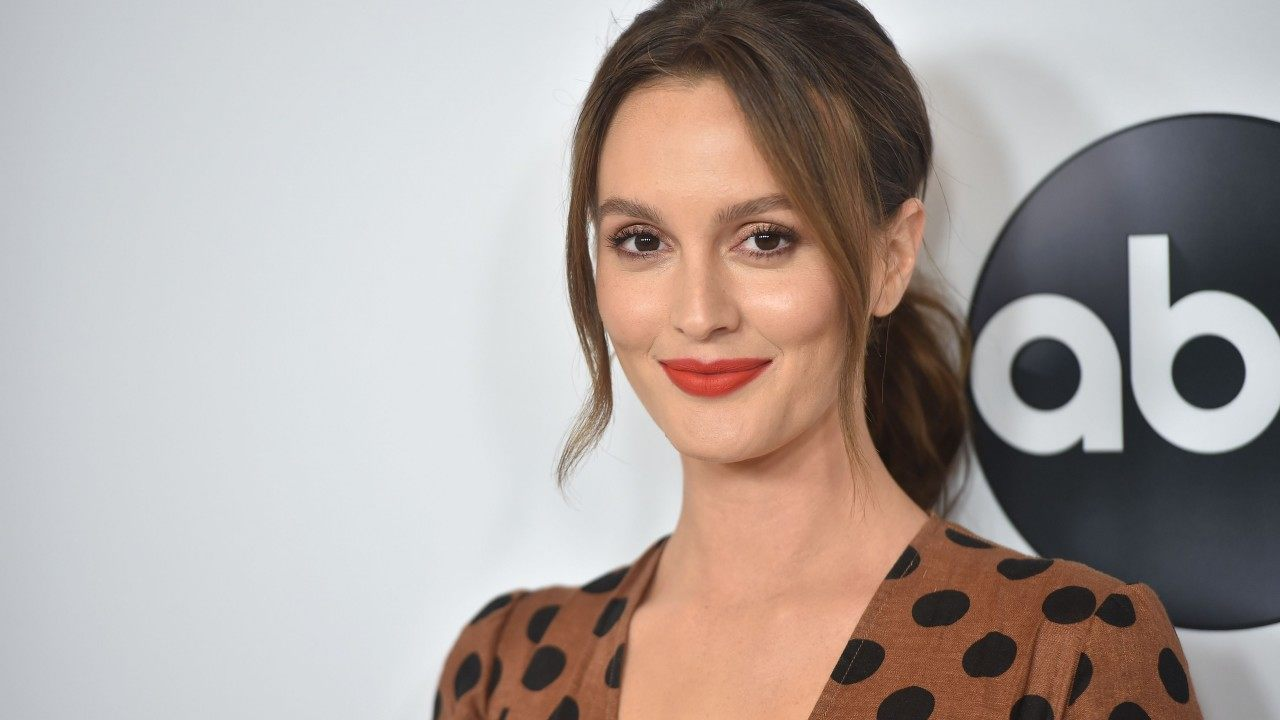
#> input picture Week5/gettyimages-1012960656.jpg, 1280 x 720 px
$ jupyter execute Day23_1.ipynb   (shell and % lines are left out)
#> lines starting #> are read from the running program, lines starting #| are printed output that depends on the picture
[cell 1]
from PIL import Image

[cell 2]
import numpy as np

[cell 3]
dir(Image) # 대문자로만 된 것 -> 상수

[cell 4]
im = Image.open('gettyimages-1012960656.jpg')
#> im is the input picture: PIL image 1280x720 RGB; mean R, G, B 173.8, 163, 158.6

[cell 5]
im

[cell 6]
dir(im)
#> Out = 147 items, first 6: '_Image__transformer', '__annotations__', '__array_interface__', '__arrow_c_array__', '__arrow_c_schema__', '__class__'

[cell 7]
im.height, im.width
#> Out = (720, 1280)

[cell 8]
imtoarr = np.array(im) # numpy 포맷으로 변환

[cell 9]
imtoarr.shape # 3 -> 3차원 데이터 ( 행: 720 - height, 열: 1280 - width, 차원: 3 - 3가지 채널(R, G, B))
#> Out = (720, 1280, 3)

[cell 10]
imtoarr.flatten() # copy 형식이라 원본은 변경되지 않고 컴퓨터가 이해할 수 있게 1차원 배열로 변환시킴

[cell 11]
s = Image.fromarray(imtoarr)

[cell 12]
s

[cell 13]
type(s)

[cell 14]
# 모든 이미지는 배열 형태로 만들어져 있어서 호환하는데 문제가 없음

[cell 15]
dir(s)
#> Out = 116 items, first 6: '_Image__transformer', '__annotations__', '__array_interface__', '__arrow_c_array__', '__arrow_c_schema__', '__class__'

[cell 16]
s.crop((0,30,50,40))

[cell 17]
s.crop((0,300,500,500))
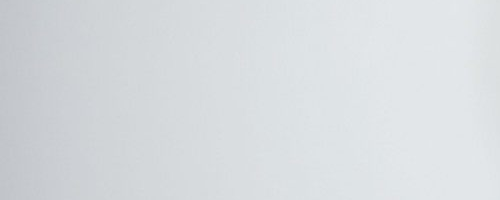
#> Out: PIL image 500x200 RGB; mean R, G, B 215.8, 219.8, 223.1

[cell 18]
s.rotate(30)
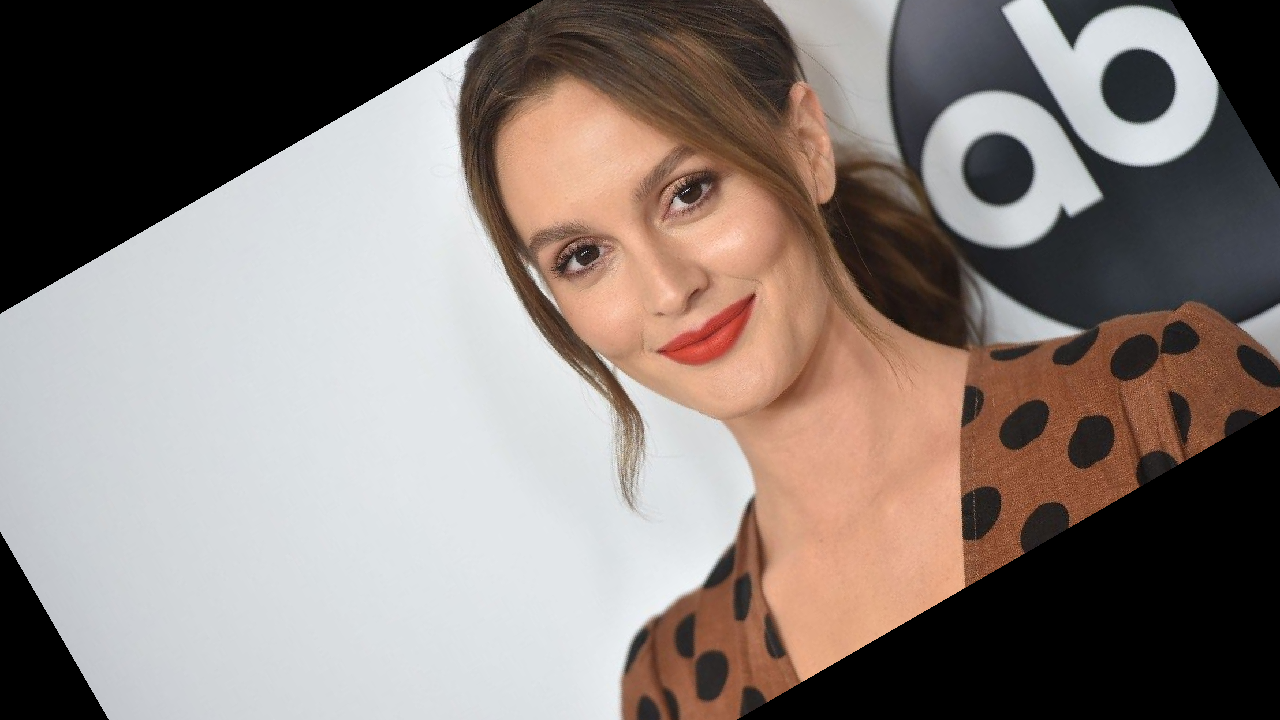
#> Out: PIL image 1280x720 RGB; mean R, G, B 137.5, 126.3, 121.2
